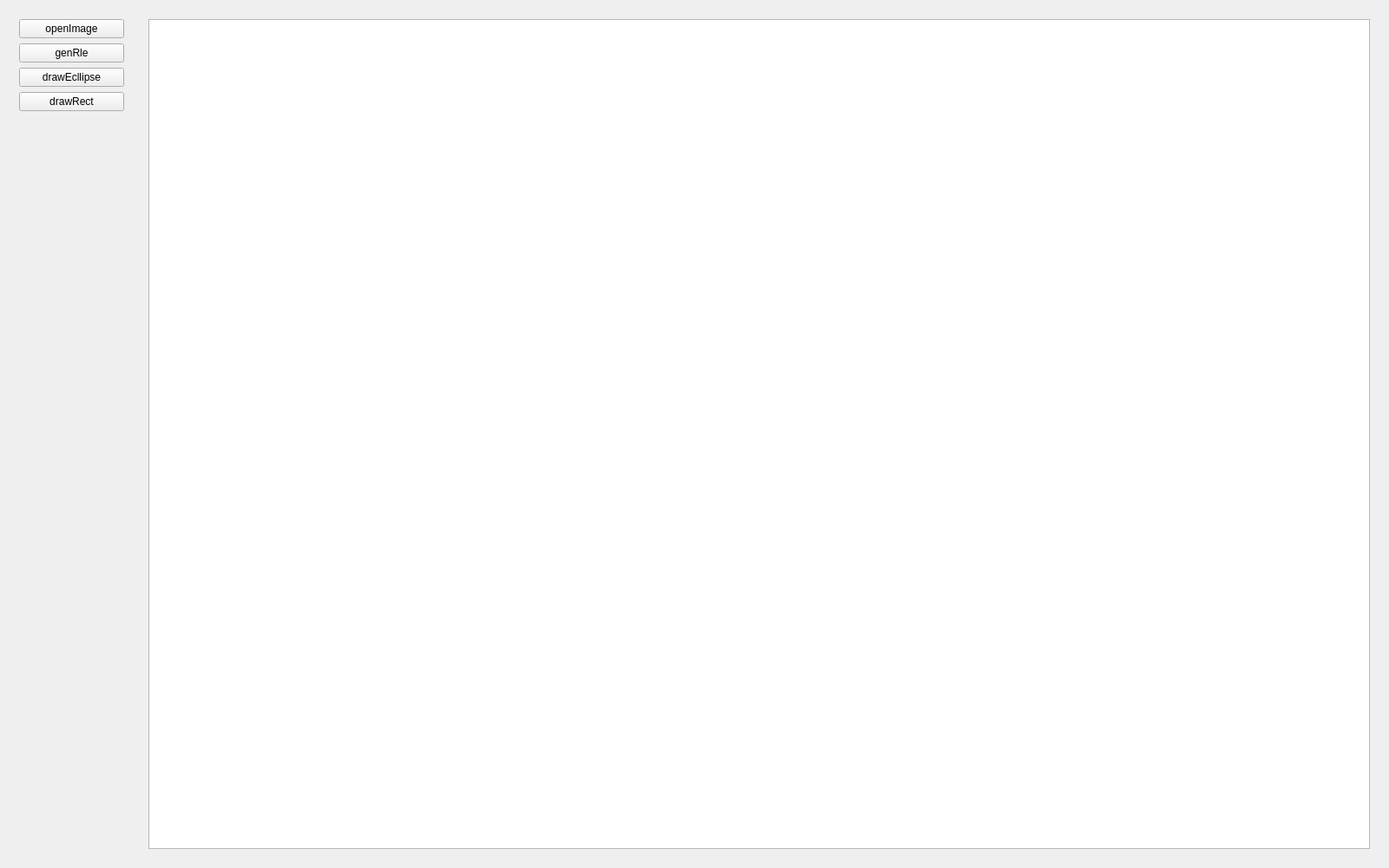
<?xml version="1.0" encoding="UTF-8"?>
<ui version="4.0">
 <class>MainWidgetClass</class>
 <widget class="QWidget" name="MainWidgetClass">
  <property name="geometry">
   <rect>
    <x>0</x>
    <y>0</y>
    <width>1600</width>
    <height>1000</height>
   </rect>
  </property>
  <property name="windowTitle">
   <string>MainWidget</string>
  </property>
  <layout class="QHBoxLayout" name="horizontalLayout" stretch="1,10">
   <item>
    <widget class="QWidget" name="leftWidget" native="true">
     <layout class="QVBoxLayout" name="verticalLayout">
      <item>
       <widget class="QPushButton" name="openImageButton">
        <property name="text">
         <string>openImage</string>
        </property>
       </widget>
      </item>
      <item>
       <widget class="QPushButton" name="genRleButton">
        <property name="text">
         <string>genRle</string>
        </property>
       </widget>
      </item>
      <item>
       <widget class="QPushButton" name="drawEcllipseButton">
        <property name="text">
         <string>drawEcllipse</string>
        </property>
       </widget>
      </item>
      <item>
       <widget class="QPushButton" name="drawRectButton">
        <property name="text">
         <string>drawRect</string>
        </property>
       </widget>
      </item>
      <item>
       <spacer name="verticalSpacer">
        <property name="orientation">
         <enum>Qt::Vertical</enum>
        </property>
        <property name="sizeHint" stdset="0">
         <size>
          <width>20</width>
          <height>848</height>
         </size>
        </property>
       </spacer>
      </item>
     </layout>
    </widget>
   </item>
   <item>
    <widget class="QWidget" name="rightWidget" native="true">
     <layout class="QGridLayout" name="gridLayout">
      <item row="0" column="0">
       <widget class="AlphaGraphicsView" name="graphicsView"/>
      </item>
     </layout>
    </widget>
   </item>
  </layout>
 </widget>
 <layoutdefault spacing="6" margin="11"/>
 <customwidgets>
  <customwidget>
   <class>AlphaGraphicsView</class>
   <extends>QGraphicsView</extends>
   <header>AlphaGraphicsView.h</header>
  </customwidget>
 </customwidgets>
 <resources>
  <include location="MainWidget.qrc"/>
 </resources>
 <connections>
  <connection>
   <sender>drawEcllipseButton</sender>
   <signal>clicked()</signal>
   <receiver>MainWidgetClass</receiver>
   <slot>drawEcllipseButtonClicked()</slot>
   <hints>
    <hint type="sourcelabel">
     <x>56</x>
     <y>119</y>
    </hint>
    <hint type="destinationlabel">
     <x>-102</x>
     <y>36</y>
    </hint>
   </hints>
  </connection>
  <connection>
   <sender>drawRectButton</sender>
   <signal>clicked()</signal>
   <receiver>MainWidgetClass</receiver>
   <slot>drawRectButtonClicked()</slot>
   <hints>
    <hint type="sourcelabel">
     <x>78</x>
     <y>154</y>
    </hint>
    <hint type="destinationlabel">
     <x>-53</x>
     <y>70</y>
    </hint>
   </hints>
  </connection>
  <connection>
   <sender>genRleButton</sender>
   <signal>clicked()</signal>
   <receiver>MainWidgetClass</receiver>
   <slot>genRleButtonClicked()</slot>
   <hints>
    <hint type="sourcelabel">
     <x>70</x>
     <y>84</y>
    </hint>
    <hint type="destinationlabel">
     <x>-71</x>
     <y>98</y>
    </hint>
   </hints>
  </connection>
  <connection>
   <sender>openImageButton</sender>
   <signal>clicked()</signal>
   <receiver>MainWidgetClass</receiver>
   <slot>openImageButtonClicked()</slot>
   <hints>
    <hint type="sourcelabel">
     <x>111</x>
     <y>36</y>
    </hint>
    <hint type="destinationlabel">
     <x>-44</x>
     <y>29</y>
    </hint>
   </hints>
  </connection>
 </connections>
 <slots>
  <slot>drawEcllipseButtonClicked()</slot>
  <slot>drawRectButtonClicked()</slot>
  <slot>genRleButtonClicked()</slot>
  <slot>openImageButtonClicked()</slot>
 </slots>
</ui>
